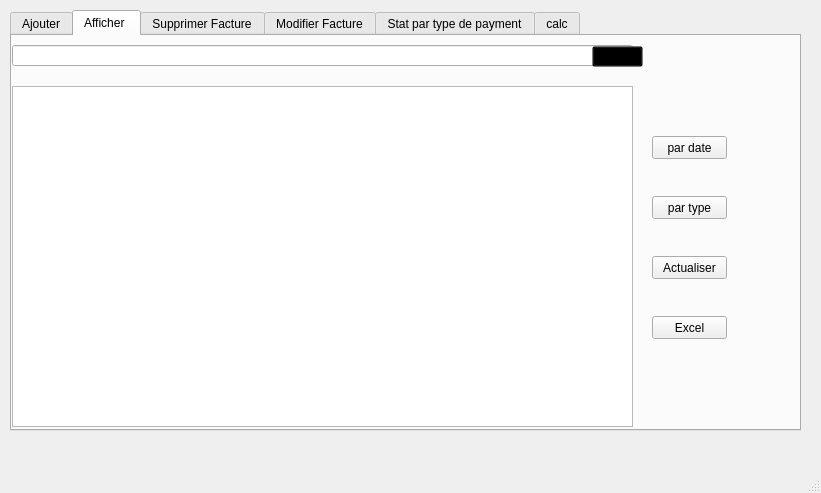
<?xml version="1.0" encoding="UTF-8"?>
<ui version="4.0">
 <class>facteur_inter</class>
 <widget class="QMainWindow" name="facteur_inter">
  <property name="geometry">
   <rect>
    <x>0</x>
    <y>0</y>
    <width>821</width>
    <height>493</height>
   </rect>
  </property>
  <property name="windowTitle">
   <string>MainWindow</string>
  </property>
  <widget class="QWidget" name="centralwidget">
   <widget class="QTabWidget" name="tabWidget">
    <property name="geometry">
     <rect>
      <x>10</x>
      <y>10</y>
      <width>791</width>
      <height>421</height>
     </rect>
    </property>
    <property name="currentIndex">
     <number>1</number>
    </property>
    <widget class="QWidget" name="tab">
     <attribute name="title">
      <string>Ajouter</string>
     </attribute>
     <widget class="QGroupBox" name="groupBox">
      <property name="geometry">
       <rect>
        <x>0</x>
        <y>0</y>
        <width>731</width>
        <height>391</height>
       </rect>
      </property>
      <property name="title">
       <string/>
      </property>
      <widget class="QLabel" name="label">
       <property name="geometry">
        <rect>
         <x>30</x>
         <y>40</y>
         <width>71</width>
         <height>16</height>
        </rect>
       </property>
       <property name="text">
        <string>Reféreance</string>
       </property>
      </widget>
      <widget class="QLineEdit" name="line_ref">
       <property name="geometry">
        <rect>
         <x>110</x>
         <y>40</y>
         <width>113</width>
         <height>20</height>
        </rect>
       </property>
      </widget>
      <widget class="QLabel" name="label_2">
       <property name="geometry">
        <rect>
         <x>30</x>
         <y>80</y>
         <width>61</width>
         <height>16</height>
        </rect>
       </property>
       <property name="text">
        <string>Type</string>
       </property>
      </widget>
      <widget class="QLineEdit" name="line_id">
       <property name="geometry">
        <rect>
         <x>140</x>
         <y>80</y>
         <width>41</width>
         <height>20</height>
        </rect>
       </property>
      </widget>
      <widget class="QLabel" name="label_3">
       <property name="geometry">
        <rect>
         <x>30</x>
         <y>120</y>
         <width>61</width>
         <height>16</height>
        </rect>
       </property>
       <property name="text">
        <string>Date</string>
       </property>
      </widget>
      <widget class="QLabel" name="label_4">
       <property name="geometry">
        <rect>
         <x>30</x>
         <y>160</y>
         <width>61</width>
         <height>16</height>
        </rect>
       </property>
       <property name="text">
        <string>Montant</string>
       </property>
      </widget>
      <widget class="QLineEdit" name="line_mont">
       <property name="geometry">
        <rect>
         <x>110</x>
         <y>160</y>
         <width>113</width>
         <height>20</height>
        </rect>
       </property>
      </widget>
      <widget class="QPushButton" name="ajout_button">
       <property name="geometry">
        <rect>
         <x>150</x>
         <y>240</y>
         <width>75</width>
         <height>23</height>
        </rect>
       </property>
       <property name="text">
        <string>Ajouter</string>
       </property>
      </widget>
      <widget class="QDateEdit" name="line_date2">
       <property name="geometry">
        <rect>
         <x>110</x>
         <y>120</y>
         <width>111</width>
         <height>22</height>
        </rect>
       </property>
      </widget>
      <widget class="QLineEdit" name="line_rem">
       <property name="geometry">
        <rect>
         <x>110</x>
         <y>200</y>
         <width>113</width>
         <height>20</height>
        </rect>
       </property>
       <property name="text">
        <string/>
       </property>
      </widget>
      <widget class="QLabel" name="label_10">
       <property name="geometry">
        <rect>
         <x>30</x>
         <y>200</y>
         <width>61</width>
         <height>16</height>
        </rect>
       </property>
       <property name="text">
        <string>Remise</string>
       </property>
      </widget>
      <widget class="QTableView" name="tableView222_2">
       <property name="geometry">
        <rect>
         <x>250</x>
         <y>0</y>
         <width>481</width>
         <height>391</height>
        </rect>
       </property>
      </widget>
      <widget class="QComboBox" name="type_comboBox">
       <property name="geometry">
        <rect>
         <x>110</x>
         <y>80</y>
         <width>111</width>
         <height>22</height>
        </rect>
       </property>
      </widget>
     </widget>
    </widget>
    <widget class="QWidget" name="tab_2">
     <attribute name="title">
      <string>Afficher </string>
     </attribute>
     <widget class="QTableView" name="table_facteur">
      <property name="geometry">
       <rect>
        <x>0</x>
        <y>50</y>
        <width>621</width>
        <height>341</height>
       </rect>
      </property>
     </widget>
     <widget class="QPushButton" name="pardate">
      <property name="geometry">
       <rect>
        <x>640</x>
        <y>100</y>
        <width>75</width>
        <height>23</height>
       </rect>
      </property>
      <property name="text">
       <string>par date</string>
      </property>
     </widget>
     <widget class="QPushButton" name="partype">
      <property name="geometry">
       <rect>
        <x>640</x>
        <y>160</y>
        <width>75</width>
        <height>23</height>
       </rect>
      </property>
      <property name="text">
       <string>par type</string>
      </property>
     </widget>
     <widget class="QPushButton" name="actualiser">
      <property name="geometry">
       <rect>
        <x>640</x>
        <y>220</y>
        <width>75</width>
        <height>23</height>
       </rect>
      </property>
      <property name="text">
       <string>Actualiser</string>
      </property>
     </widget>
     <widget class="QLineEdit" name="rech">
      <property name="geometry">
       <rect>
        <x>0</x>
        <y>9</y>
        <width>621</width>
        <height>21</height>
       </rect>
      </property>
     </widget>
     <widget class="QPushButton" name="recherche">
      <property name="geometry">
       <rect>
        <x>580</x>
        <y>10</y>
        <width>51</width>
        <height>21</height>
       </rect>
      </property>
      <property name="cursor">
       <cursorShape>ArrowCursor</cursorShape>
      </property>
      <property name="styleSheet">
       <string notr="true">    background: transparent;
</string>
      </property>
      <property name="text">
       <string/>
      </property>
      <property name="icon">
       <iconset>
        <normaloff>111.png</normaloff>111.png</iconset>
      </property>
      <property name="checkable">
       <bool>true</bool>
      </property>
      <property name="checked">
       <bool>false</bool>
      </property>
     </widget>
     <widget class="QPushButton" name="exel">
      <property name="geometry">
       <rect>
        <x>640</x>
        <y>280</y>
        <width>75</width>
        <height>23</height>
       </rect>
      </property>
      <property name="text">
       <string>Excel</string>
      </property>
     </widget>
    </widget>
    <widget class="QWidget" name="tab_3">
     <attribute name="title">
      <string>Supprimer Facture</string>
     </attribute>
     <widget class="QLabel" name="label_5">
      <property name="geometry">
       <rect>
        <x>30</x>
        <y>60</y>
        <width>61</width>
        <height>21</height>
       </rect>
      </property>
      <property name="text">
       <string>Référence</string>
      </property>
     </widget>
     <widget class="QLineEdit" name="line_idsupp">
      <property name="geometry">
       <rect>
        <x>110</x>
        <y>60</y>
        <width>113</width>
        <height>20</height>
       </rect>
      </property>
     </widget>
     <widget class="QPushButton" name="button_supp">
      <property name="geometry">
       <rect>
        <x>130</x>
        <y>120</y>
        <width>75</width>
        <height>23</height>
       </rect>
      </property>
      <property name="text">
       <string>Supprimer</string>
      </property>
     </widget>
     <widget class="QTableView" name="tableView222_3">
      <property name="geometry">
       <rect>
        <x>250</x>
        <y>0</y>
        <width>481</width>
        <height>391</height>
       </rect>
      </property>
     </widget>
     <widget class="QComboBox" name="ref_comboBox">
      <property name="geometry">
       <rect>
        <x>110</x>
        <y>60</y>
        <width>121</width>
        <height>22</height>
       </rect>
      </property>
     </widget>
    </widget>
    <widget class="QWidget" name="tab_4">
     <attribute name="title">
      <string>Modifier Facture</string>
     </attribute>
     <widget class="QLabel" name="label_6">
      <property name="geometry">
       <rect>
        <x>30</x>
        <y>80</y>
        <width>61</width>
        <height>16</height>
       </rect>
      </property>
      <property name="text">
       <string>Type</string>
      </property>
     </widget>
     <widget class="QLineEdit" name="line_id_modif">
      <property name="geometry">
       <rect>
        <x>142</x>
        <y>80</y>
        <width>51</width>
        <height>20</height>
       </rect>
      </property>
     </widget>
     <widget class="QDateEdit" name="line_date2_modif">
      <property name="geometry">
       <rect>
        <x>110</x>
        <y>120</y>
        <width>111</width>
        <height>22</height>
       </rect>
      </property>
     </widget>
     <widget class="QLineEdit" name="line_ref_modif">
      <property name="geometry">
       <rect>
        <x>110</x>
        <y>40</y>
        <width>113</width>
        <height>20</height>
       </rect>
      </property>
     </widget>
     <widget class="QPushButton" name="modifier_button">
      <property name="geometry">
       <rect>
        <x>150</x>
        <y>240</y>
        <width>75</width>
        <height>23</height>
       </rect>
      </property>
      <property name="text">
       <string>modifier</string>
      </property>
     </widget>
     <widget class="QLabel" name="label_7">
      <property name="geometry">
       <rect>
        <x>30</x>
        <y>160</y>
        <width>61</width>
        <height>16</height>
       </rect>
      </property>
      <property name="text">
       <string>Montant</string>
      </property>
     </widget>
     <widget class="QLineEdit" name="line_mont_modif">
      <property name="geometry">
       <rect>
        <x>110</x>
        <y>160</y>
        <width>113</width>
        <height>20</height>
       </rect>
      </property>
     </widget>
     <widget class="QLabel" name="label_8">
      <property name="geometry">
       <rect>
        <x>30</x>
        <y>40</y>
        <width>71</width>
        <height>16</height>
       </rect>
      </property>
      <property name="text">
       <string>Reféreance</string>
      </property>
     </widget>
     <widget class="QLabel" name="label_9">
      <property name="geometry">
       <rect>
        <x>30</x>
        <y>120</y>
        <width>61</width>
        <height>16</height>
       </rect>
      </property>
      <property name="text">
       <string>Date</string>
      </property>
     </widget>
     <widget class="QLineEdit" name="line_rem_modif">
      <property name="geometry">
       <rect>
        <x>110</x>
        <y>200</y>
        <width>113</width>
        <height>20</height>
       </rect>
      </property>
      <property name="text">
       <string/>
      </property>
     </widget>
     <widget class="QLabel" name="label_11">
      <property name="geometry">
       <rect>
        <x>30</x>
        <y>200</y>
        <width>61</width>
        <height>16</height>
       </rect>
      </property>
      <property name="text">
       <string>Remise</string>
      </property>
     </widget>
     <widget class="QTableView" name="tableView222">
      <property name="geometry">
       <rect>
        <x>250</x>
        <y>0</y>
        <width>481</width>
        <height>391</height>
       </rect>
      </property>
     </widget>
     <widget class="QComboBox" name="type_comboBox_2">
      <property name="geometry">
       <rect>
        <x>110</x>
        <y>80</y>
        <width>111</width>
        <height>22</height>
       </rect>
      </property>
     </widget>
     <widget class="QPushButton" name="clear">
      <property name="geometry">
       <rect>
        <x>150</x>
        <y>280</y>
        <width>75</width>
        <height>23</height>
       </rect>
      </property>
      <property name="text">
       <string>clear</string>
      </property>
     </widget>
    </widget>
    <widget class="QWidget" name="tab_5">
     <attribute name="title">
      <string>Stat par type de payment</string>
     </attribute>
     <widget class="PieChartWidget" name="widget" native="true">
      <property name="geometry">
       <rect>
        <x>19</x>
        <y>9</y>
        <width>701</width>
        <height>351</height>
       </rect>
      </property>
     </widget>
     <widget class="QPushButton" name="actualiser_stat">
      <property name="geometry">
       <rect>
        <x>340</x>
        <y>370</y>
        <width>75</width>
        <height>23</height>
       </rect>
      </property>
      <property name="text">
       <string>actualiser</string>
      </property>
     </widget>
    </widget>
    <widget class="QWidget" name="tab_6">
     <attribute name="title">
      <string>calc</string>
     </attribute>
     <widget class="QTableView" name="listView">
      <property name="geometry">
       <rect>
        <x>20</x>
        <y>20</y>
        <width>521</width>
        <height>351</height>
       </rect>
      </property>
     </widget>
     <widget class="QLineEdit" name="lineEdit_ref">
      <property name="geometry">
       <rect>
        <x>560</x>
        <y>60</y>
        <width>61</width>
        <height>20</height>
       </rect>
      </property>
     </widget>
     <widget class="QLineEdit" name="lineEdit_mont">
      <property name="geometry">
       <rect>
        <x>560</x>
        <y>140</y>
        <width>113</width>
        <height>20</height>
       </rect>
      </property>
     </widget>
     <widget class="QLineEdit" name="lineEdit_rem">
      <property name="geometry">
       <rect>
        <x>690</x>
        <y>140</y>
        <width>41</width>
        <height>20</height>
       </rect>
      </property>
     </widget>
     <widget class="QLineEdit" name="lineEdit_globe">
      <property name="geometry">
       <rect>
        <x>560</x>
        <y>210</y>
        <width>171</width>
        <height>20</height>
       </rect>
      </property>
     </widget>
     <widget class="QLabel" name="label_12">
      <property name="geometry">
       <rect>
        <x>560</x>
        <y>40</y>
        <width>81</width>
        <height>20</height>
       </rect>
      </property>
      <property name="text">
       <string>Refereance</string>
      </property>
     </widget>
     <widget class="QLabel" name="label_13">
      <property name="geometry">
       <rect>
        <x>560</x>
        <y>120</y>
        <width>61</width>
        <height>16</height>
       </rect>
      </property>
      <property name="text">
       <string>Montant</string>
      </property>
     </widget>
     <widget class="QLabel" name="label_14">
      <property name="geometry">
       <rect>
        <x>690</x>
        <y>120</y>
        <width>61</width>
        <height>16</height>
       </rect>
      </property>
      <property name="text">
       <string>Remise</string>
      </property>
     </widget>
     <widget class="QLabel" name="label_15">
      <property name="geometry">
       <rect>
        <x>560</x>
        <y>190</y>
        <width>141</width>
        <height>16</height>
       </rect>
      </property>
      <property name="text">
       <string>Montant aprés remise (TTC)</string>
      </property>
     </widget>
    </widget>
   </widget>
  </widget>
  <widget class="QMenuBar" name="menubar">
   <property name="geometry">
    <rect>
     <x>0</x>
     <y>0</y>
     <width>821</width>
     <height>26</height>
    </rect>
   </property>
  </widget>
  <widget class="QStatusBar" name="statusbar"/>
 </widget>
 <customwidgets>
  <customwidget>
   <class>PieChartWidget</class>
   <extends>QWidget</extends>
   <header>piechartwidget.h</header>
   <container>1</container>
  </customwidget>
 </customwidgets>
 <resources/>
 <connections/>
</ui>
